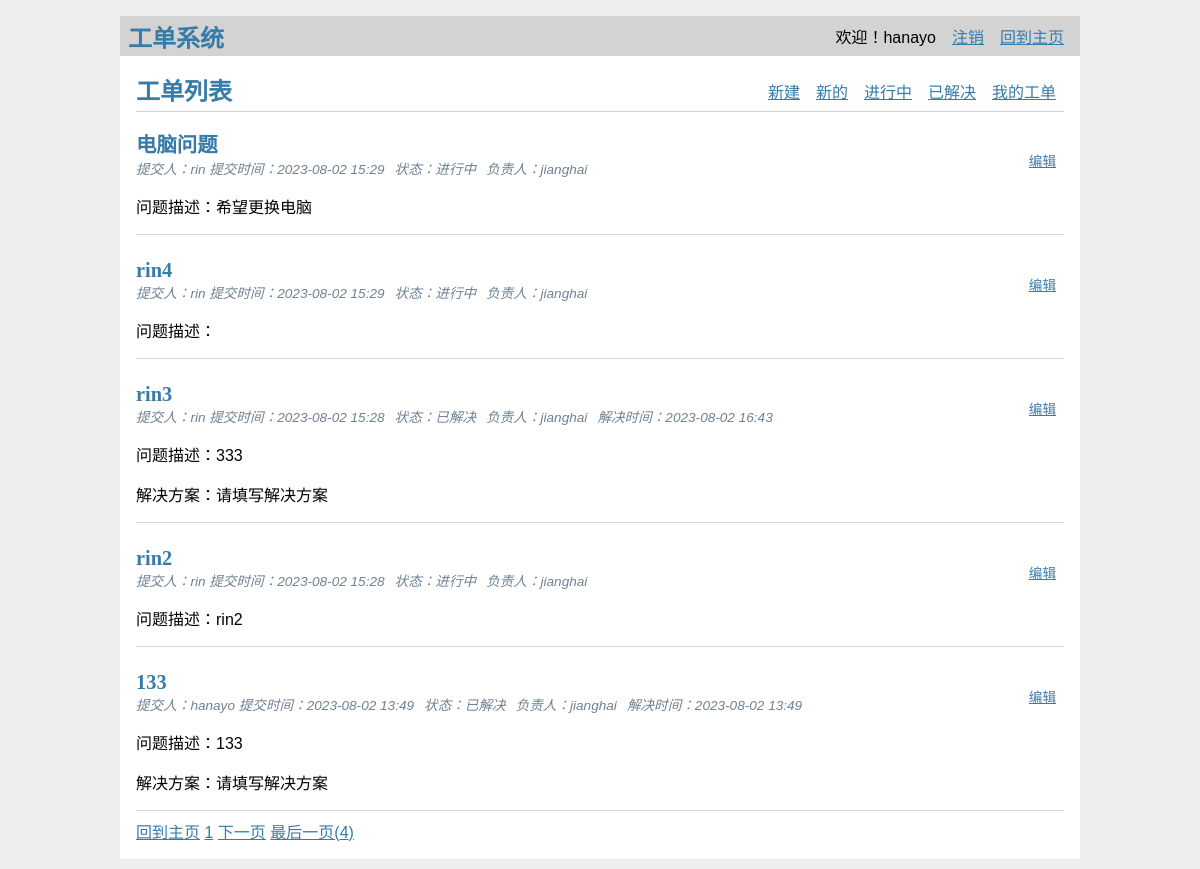
Screenshot of / (signed in) with the database file from the repository.
### tables this page shows
CREATE TABLE user (
  id INTEGER PRIMARY KEY AUTOINCREMENT,
  username TEXT UNIQUE NOT NULL,
  password TEXT NOT NULL
);

CREATE TABLE post (
  id INTEGER PRIMARY KEY AUTOINCREMENT,
  author_id INTEGER NOT NULL,
  created TIMESTAMP NOT NULL DEFAULT CURRENT_TIMESTAMP,
  title TEXT NOT NULL,
  body TEXT NOT NULL,
  category TEXT NOT NULL,
  status TEXT NOT NULL,
  solution TEXT,
  owner TEXT,
  done TIMESTAMP,
  FOREIGN KEY (author_id) REFERENCES user (id)
);

### flaskr/blog.py (the view)
@bp.route('/')
@login_required  # 该装饰器表示该页面需要登录，否则就转到登录页
def index(page=1, key_word=None):
    key_word = key_word
    num_s = (page-1) * PAGE_SIZE
    db = get_db()
    current_userid = session['user_id']
    is_admin = False
    if current_userid in admins:
        is_admin = True
    posts, total_page = get_pages_data(is_admin, current_userid, db, num_s, PAGE_SIZE, key_word)
    return render_template('blog/index.html', posts=posts, s_dict=status_dict,
                           is_admin=is_admin, key_word=key_word, total_page=total_page, page_num=page)

### flaskr/auth.py (called while the page is built)
@bp.before_app_request
def load_logged_in_user():
    user_id = session.get('user_id')
    if user_id is None:
        g.user = None
    else:
        g.user = get_db().execute(
            'SELECT * FROM user WHERE id = ?', (user_id,)
        ).fetchone()

def login_required(view):
    @functools.wraps(view)
    def wrapped_view(**kwargs):
        if g.user is None:
            return redirect(url_for('auth.login'))
        return view(**kwargs)
    return wrapped_view

### flaskr/db.py (called while the page is built)
def get_db():
    if 'db' not in g:
        g.db = sqlite3.connect(
            current_app.config['DATABASE'],
            detect_types=sqlite3.PARSE_DECLTYPES
        )
        g.db.row_factory = sqlite3.Row
    return g.db

### flaskr/templates/blog/index.html (shortened to what this page needs)
{% extends 'base.html' %}
{% block header %}
  <h1>{% block title %}工单列表{% endblock %}</h1>
  {% if g.user %}
    <a class="action" href="{{ url_for('blog.create') }}">新建</a>
  {% endif %}
  {% if is_admin %}
    <a class="action" href="{{ url_for('blog.filter_display', status='new', page=1) }}">新的</a>
    <a class="action" href="{{ url_for('blog.filter_display', status='ongoing', page=1) }}">进行中</a>
    <a class="action" href="{{ url_for('blog.filter_display', status='closed', page=1) }}">已解决</a>
    <a class="action" href="{{ url_for('blog.filter_my', owner=session['user_id']) }}">我的工单</a>
  {% endif %}
{% endblock %}
{% block content %}
  {% for post in posts %}
    <article class="post">
      <header>
        <div>
          <h1>{{ post['title'] }}</h1>
          <div class="about">提交人：{{ post['username'] }} 提交时间：{{ post['created'].strftime('%Y-%m-%d %H:%M') }}</div>
          <div class="about">状态：{{s_dict[post['status']]}} </div>
          {% if not post['owner'] == None %}
          <div class="about">负责人：{{post['owner']}} </div>
          {% endif %}
          {% if post['status'] == "closed" %}
          <div class="about">解决时间：{{post['done'].strftime('%Y-%m-%d %H:%M')}} </div>
          {% endif %}
        </div>
        {% if is_admin%}
          <a class="action" href="{{ url_for('blog.update', id=post['id'], key=key_word, filter=filter,page=page_num) }}">编辑</a>
        {% endif %}
      </header>
      <p class="body">问题描述：{{ post['body'] }}</p>
      {% if post['status'] == 'closed' %}
      <p class="body">解决方案：{{ post['solution'] }}</p>
      {% endif %}
    </article>
    {% if not loop.last %}
      <hr>
    {% endif %}
  {% endfor %}
    <hr>
    <a class="action" href="{{ url_for('blog.index') }}">回到主页</a>
    {% if total_page > 1 and not key_word %}
    <a class="action" href="{{ url_for('blog.filter_display', status='ongoing') }}">{{page_num}}</a>
        {% if total_page > page_num %}
    <a class="action" href="{{ url_for('blog.pre_page', page=(page_num+1)) }}">下一页</a>
    <a class="action" href="{{ url_for('blog.pre_page', page=total_page) }}">最后一页({{total_page}})</a>
        {% endif %}
    {% endif %}
{% endblock %}

### flaskr/templates/base.html (shortened to what this page needs)
<!doctype html>
<link rel="stylesheet" href="{{ url_for('static', filename='style.css') }}">
<nav>
  <h1>工单系统</h1>
  <ul>
    {% if g.user %}
      <li><span>欢迎！{{ g.user['username'] }}</span>
      <li><a href="{{ url_for('auth.logout') }}">注销</a>
      <li><a href="/">回到主页</a>
    {% else %}
      <li><a href="{{ url_for('auth.register') }}">注册</a>
      <li><a href="{{ url_for('auth.login') }}">登录</a>
    {% endif %}
  </ul>
</nav>
<section class="content">
  <header>
    {% block header %}{% endblock %}
  </header>
  {% block content %}{% endblock %}
</section>

### flaskr/static/style.css (style rules this page uses)
h1, h2, h3, h4, h5, h6 { font-family: serif; color: #377ba8; margin: 1rem 0; }
a { color: #377ba8; }
hr { border: none; border-top: 1px solid lightgray; }
nav { background: lightgray; display: flex; align-items: center; padding: 0 0.5rem; }
nav h1 { flex: auto; margin: 0; }
nav ul { display: flex; list-style: none; margin: 0; padding: 0; }
nav ul li a, nav ul li span, header .action { display: block; padding: 0.5rem; }
.content { padding: 0 1rem 1rem; }
.content > header { border-bottom: 1px solid lightgray; display: flex; align-items: flex-end; }
.content > header h1 { flex: auto; margin: 1rem 0 0.25rem 0; }
.post > header { display: flex; align-items: flex-end; font-size: 0.85em; }
.post > header > div:first-of-type { flex: auto; }
.post > header h1 { font-size: 1.5em; margin-bottom: 0; }
.post .about { color: slategray; font-style: italic; float: left; margin-right:10px }
.post .body { white-space: pre-line; }
.content:last-child { margin-bottom: 0; }

### rows the page displays
user: user.username "hanayo"
post: title "电脑问题", username "rin", created "2023-08-02 15:29", status "进行中", owner "jianghai", body "希望更换电脑"
post: title "rin4", username "rin", created "2023-08-02 15:29", status "进行中", owner "jianghai"
post: title "rin3", username "rin", created "2023-08-02 15:28", status "已解决", owner "jianghai", done "2023-08-02 16:43", body "333", solution "请填写解决方案"
post: title "rin2", username "rin", created "2023-08-02 15:28", status "进行中", owner "jianghai", body "rin2"
post: title "133", username "hanayo", created "2023-08-02 13:49", status "已解决", owner "jianghai", done "2023-08-02 13:49", body "133", solution "请填写解决方案"

### other values shown
{{ page_num }} "1"
{{ total_page }} "4"
